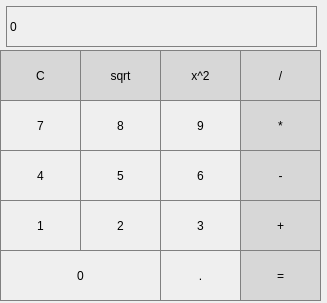
<?xml version="1.0" encoding="UTF-8"?>
<ui version="4.0">
 <class>MainWindow</class>
 <widget class="QMainWindow" name="MainWindow">
  <property name="geometry">
   <rect>
    <x>0</x>
    <y>0</y>
    <width>327</width>
    <height>303</height>
   </rect>
  </property>
  <property name="windowTitle">
   <string>MainWindow</string>
  </property>
  <widget class="QWidget" name="centralWidget">
   <widget class="QLabel" name="label">
    <property name="geometry">
     <rect>
      <x>6</x>
      <y>6</y>
      <width>311</width>
      <height>41</height>
     </rect>
    </property>
    <property name="styleSheet">
     <string notr="true">QLabel {
  qproperty-alignment: 'AlignVCenter | AlignRight';
  border: 1px solid gray;
} </string>
    </property>
    <property name="text">
     <string>0</string>
    </property>
   </widget>
   <widget class="QPushButton" name="pushButton">
    <property name="geometry">
     <rect>
      <x>0</x>
      <y>50</y>
      <width>81</width>
      <height>51</height>
     </rect>
    </property>
    <property name="styleSheet">
     <string notr="true">QPushButton {
  background-color: rgb(215, 215, 215);
  border: 1px solid gray;
}
QPushButton:pressed {
    background-color: qlineargradient(x1: 0, y1: 0, x2: 0, y2: 1,
                                      stop: 0 #BEBEBE, stop: 1 #D7D7D7);
}</string>
    </property>
    <property name="text">
     <string>C</string>
    </property>
   </widget>
   <widget class="QPushButton" name="pushButton_2">
    <property name="geometry">
     <rect>
      <x>80</x>
      <y>50</y>
      <width>81</width>
      <height>51</height>
     </rect>
    </property>
    <property name="styleSheet">
     <string notr="true">QPushButton {
  background-color: rgb(215, 215, 215);
  border: 1px solid gray;
}
QPushButton:pressed {
    background-color: qlineargradient(x1: 0, y1: 0, x2: 0, y2: 1,
                                      stop: 0 #BEBEBE, stop: 1 #D7D7D7);
}</string>
    </property>
    <property name="text">
     <string>sqrt</string>
    </property>
   </widget>
   <widget class="QPushButton" name="pushButton_3">
    <property name="geometry">
     <rect>
      <x>160</x>
      <y>50</y>
      <width>81</width>
      <height>51</height>
     </rect>
    </property>
    <property name="styleSheet">
     <string notr="true">QPushButton {
  background-color: rgb(215, 215, 215);
  border: 1px solid gray;
}
QPushButton:pressed {
    background-color: qlineargradient(x1: 0, y1: 0, x2: 0, y2: 1,
                                      stop: 0 #BEBEBE, stop: 1 #D7D7D7);
}</string>
    </property>
    <property name="text">
     <string>x^2</string>
    </property>
   </widget>
   <widget class="QPushButton" name="pushButton_4">
    <property name="geometry">
     <rect>
      <x>240</x>
      <y>50</y>
      <width>81</width>
      <height>51</height>
     </rect>
    </property>
    <property name="styleSheet">
     <string notr="true">QPushButton {
  background-color: rgb(215, 215, 215);
  border: 1px solid gray;
}
QPushButton:pressed {
    background-color: qlineargradient(x1: 0, y1: 0, x2: 0, y2: 1,
                                      stop: 0 #BEBEBE, stop: 1 #D7D7D7);
}</string>
    </property>
    <property name="text">
     <string>/</string>
    </property>
   </widget>
   <widget class="QPushButton" name="pushButton_5">
    <property name="geometry">
     <rect>
      <x>80</x>
      <y>100</y>
      <width>81</width>
      <height>51</height>
     </rect>
    </property>
    <property name="styleSheet">
     <string notr="true">QPushButton {
   border: 1px solid gray;
}
QPushButton:pressed {
    background-color: qlineargradient(x1: 0, y1: 0, x2: 0, y2: 1,
                                      stop: 0 #dadbde, stop: 1 #f6f7fa);
}</string>
    </property>
    <property name="text">
     <string>8</string>
    </property>
   </widget>
   <widget class="QPushButton" name="pushButton_6">
    <property name="geometry">
     <rect>
      <x>0</x>
      <y>100</y>
      <width>81</width>
      <height>51</height>
     </rect>
    </property>
    <property name="styleSheet">
     <string notr="true">QPushButton {
   border: 1px solid gray;
}
QPushButton:pressed {
    background-color: qlineargradient(x1: 0, y1: 0, x2: 0, y2: 1,
                                      stop: 0 #dadbde, stop: 1 #f6f7fa);
}</string>
    </property>
    <property name="text">
     <string>7</string>
    </property>
   </widget>
   <widget class="QPushButton" name="pushButton_7">
    <property name="geometry">
     <rect>
      <x>240</x>
      <y>100</y>
      <width>81</width>
      <height>51</height>
     </rect>
    </property>
    <property name="styleSheet">
     <string notr="true">QPushButton {
  background-color: rgb(215, 215, 215);
  border: 1px solid gray;
}
QPushButton:pressed {
    background-color: qlineargradient(x1: 0, y1: 0, x2: 0, y2: 1,
                                      stop: 0 #BEBEBE, stop: 1 #D7D7D7);
}</string>
    </property>
    <property name="text">
     <string>*</string>
    </property>
   </widget>
   <widget class="QPushButton" name="pushButton_8">
    <property name="geometry">
     <rect>
      <x>160</x>
      <y>100</y>
      <width>81</width>
      <height>51</height>
     </rect>
    </property>
    <property name="styleSheet">
     <string notr="true">QPushButton {
   border: 1px solid gray;
}
QPushButton:pressed {
    background-color: qlineargradient(x1: 0, y1: 0, x2: 0, y2: 1,
                                      stop: 0 #dadbde, stop: 1 #f6f7fa);
}</string>
    </property>
    <property name="text">
     <string>9</string>
    </property>
   </widget>
   <widget class="QPushButton" name="pushButton_9">
    <property name="geometry">
     <rect>
      <x>0</x>
      <y>150</y>
      <width>81</width>
      <height>51</height>
     </rect>
    </property>
    <property name="styleSheet">
     <string notr="true">QPushButton {
   border: 1px solid gray;
}
QPushButton:pressed {
    background-color: qlineargradient(x1: 0, y1: 0, x2: 0, y2: 1,
                                      stop: 0 #dadbde, stop: 1 #f6f7fa);
}</string>
    </property>
    <property name="text">
     <string>4</string>
    </property>
   </widget>
   <widget class="QPushButton" name="pushButton_10">
    <property name="geometry">
     <rect>
      <x>240</x>
      <y>150</y>
      <width>81</width>
      <height>51</height>
     </rect>
    </property>
    <property name="styleSheet">
     <string notr="true">QPushButton {
  background-color: rgb(215, 215, 215);
  border: 1px solid gray;
}
QPushButton:pressed {
    background-color: qlineargradient(x1: 0, y1: 0, x2: 0, y2: 1,
                                      stop: 0 #BEBEBE, stop: 1 #D7D7D7);
}</string>
    </property>
    <property name="text">
     <string>-</string>
    </property>
   </widget>
   <widget class="QPushButton" name="pushButton_11">
    <property name="geometry">
     <rect>
      <x>160</x>
      <y>150</y>
      <width>81</width>
      <height>51</height>
     </rect>
    </property>
    <property name="styleSheet">
     <string notr="true">QPushButton {
   border: 1px solid gray;
}
QPushButton:pressed {
    background-color: qlineargradient(x1: 0, y1: 0, x2: 0, y2: 1,
                                      stop: 0 #dadbde, stop: 1 #f6f7fa);
}</string>
    </property>
    <property name="text">
     <string>6</string>
    </property>
   </widget>
   <widget class="QPushButton" name="pushButton_12">
    <property name="geometry">
     <rect>
      <x>80</x>
      <y>150</y>
      <width>81</width>
      <height>51</height>
     </rect>
    </property>
    <property name="styleSheet">
     <string notr="true">QPushButton {
   border: 1px solid gray;
}
QPushButton:pressed {
    background-color: qlineargradient(x1: 0, y1: 0, x2: 0, y2: 1,
                                      stop: 0 #dadbde, stop: 1 #f6f7fa);
}</string>
    </property>
    <property name="text">
     <string>5</string>
    </property>
   </widget>
   <widget class="QPushButton" name="pushButton_13">
    <property name="geometry">
     <rect>
      <x>160</x>
      <y>200</y>
      <width>81</width>
      <height>51</height>
     </rect>
    </property>
    <property name="styleSheet">
     <string notr="true">QPushButton {
   border: 1px solid gray;
}
QPushButton:pressed {
    background-color: qlineargradient(x1: 0, y1: 0, x2: 0, y2: 1,
                                      stop: 0 #dadbde, stop: 1 #f6f7fa);
}</string>
    </property>
    <property name="text">
     <string>3</string>
    </property>
   </widget>
   <widget class="QPushButton" name="pushButton_14">
    <property name="geometry">
     <rect>
      <x>0</x>
      <y>200</y>
      <width>81</width>
      <height>51</height>
     </rect>
    </property>
    <property name="styleSheet">
     <string notr="true">QPushButton {
   border: 1px solid gray;
}
QPushButton:pressed {
    background-color: qlineargradient(x1: 0, y1: 0, x2: 0, y2: 1,
                                      stop: 0 #dadbde, stop: 1 #f6f7fa);
}</string>
    </property>
    <property name="text">
     <string>1</string>
    </property>
   </widget>
   <widget class="QPushButton" name="pushButton_15">
    <property name="geometry">
     <rect>
      <x>240</x>
      <y>200</y>
      <width>81</width>
      <height>51</height>
     </rect>
    </property>
    <property name="styleSheet">
     <string notr="true">QPushButton {
  background-color: rgb(215, 215, 215);
  border: 1px solid gray;
}
QPushButton:pressed {
    background-color: qlineargradient(x1: 0, y1: 0, x2: 0, y2: 1,
                                      stop: 0 #BEBEBE, stop: 1 #D7D7D7);
}</string>
    </property>
    <property name="text">
     <string>+</string>
    </property>
   </widget>
   <widget class="QPushButton" name="pushButton_16">
    <property name="geometry">
     <rect>
      <x>80</x>
      <y>200</y>
      <width>81</width>
      <height>51</height>
     </rect>
    </property>
    <property name="styleSheet">
     <string notr="true">QPushButton {
   border: 1px solid gray;
}
QPushButton:pressed {
    background-color: qlineargradient(x1: 0, y1: 0, x2: 0, y2: 1,
                                      stop: 0 #dadbde, stop: 1 #f6f7fa);
}</string>
    </property>
    <property name="text">
     <string>2</string>
    </property>
   </widget>
   <widget class="QPushButton" name="pushButton_17">
    <property name="geometry">
     <rect>
      <x>240</x>
      <y>250</y>
      <width>81</width>
      <height>51</height>
     </rect>
    </property>
    <property name="styleSheet">
     <string notr="true">QPushButton {
  background-color: rgb(215, 215, 215);
  border: 1px solid gray;
}
QPushButton:pressed {
    background-color: qlineargradient(x1: 0, y1: 0, x2: 0, y2: 1,
                                      stop: 0 #BEBEBE, stop: 1 #D7D7D7);
}</string>
    </property>
    <property name="text">
     <string>=</string>
    </property>
   </widget>
   <widget class="QPushButton" name="pushButton_18">
    <property name="geometry">
     <rect>
      <x>160</x>
      <y>250</y>
      <width>81</width>
      <height>51</height>
     </rect>
    </property>
    <property name="styleSheet">
     <string notr="true">QPushButton {
   border: 1px solid gray;
}
QPushButton:pressed {
    background-color: qlineargradient(x1: 0, y1: 0, x2: 0, y2: 1,
                                      stop: 0 #dadbde, stop: 1 #f6f7fa);
}</string>
    </property>
    <property name="text">
     <string>.</string>
    </property>
   </widget>
   <widget class="QPushButton" name="pushButton_19">
    <property name="geometry">
     <rect>
      <x>0</x>
      <y>250</y>
      <width>161</width>
      <height>51</height>
     </rect>
    </property>
    <property name="styleSheet">
     <string notr="true">QPushButton {
   border: 1px solid gray;
}
QPushButton:pressed {
    background-color: qlineargradient(x1: 0, y1: 0, x2: 0, y2: 1,
                                      stop: 0 #dadbde, stop: 1 #f6f7fa);
}</string>
    </property>
    <property name="text">
     <string>0</string>
    </property>
   </widget>
  </widget>
 </widget>
 <layoutdefault spacing="6" margin="11"/>
 <resources/>
 <connections/>
</ui>
